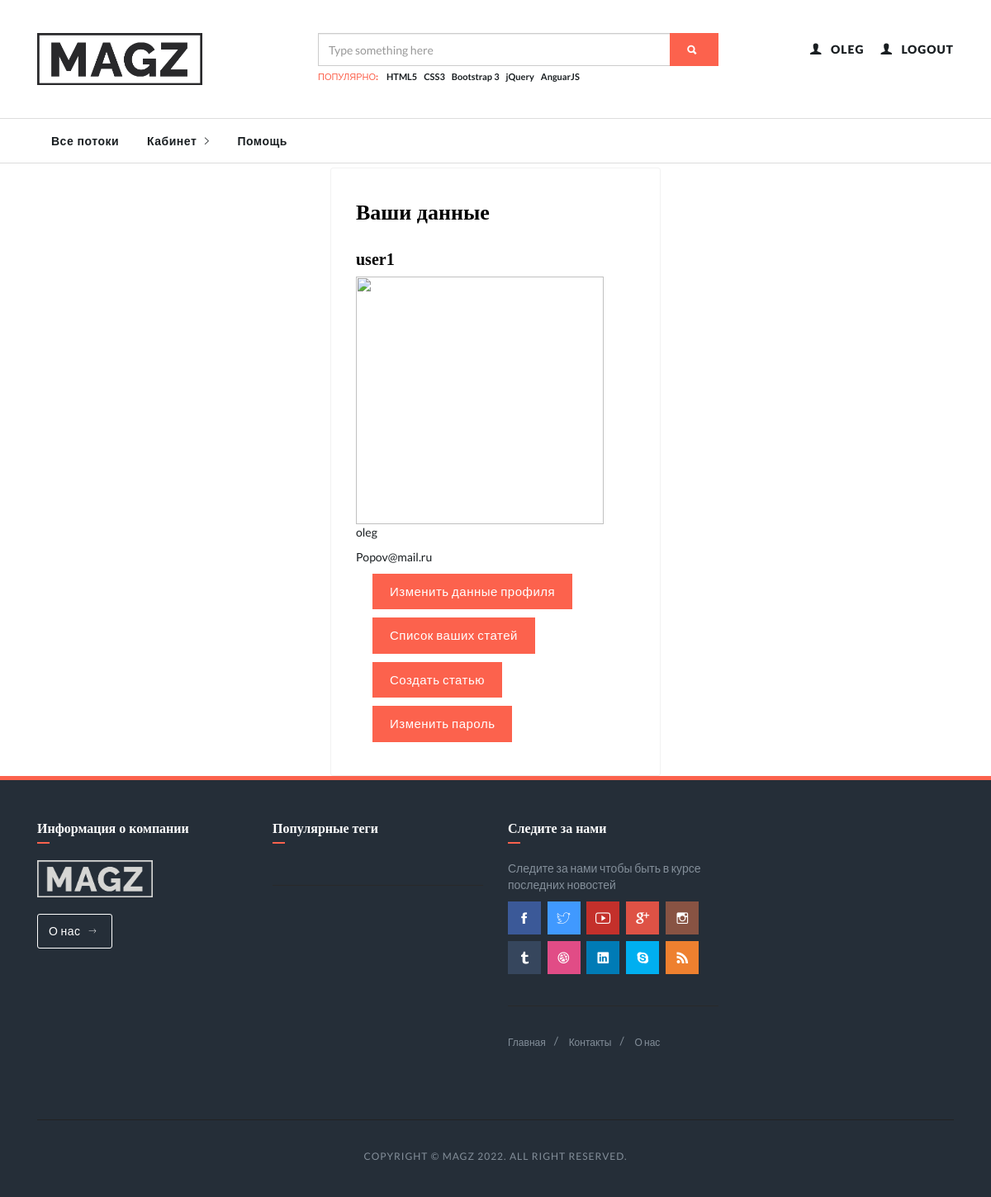
/auth/user/ (signed in), run on the app's committed database.
### personal_account/models.py (models this page shows, shortened)
class User(AbstractUser):
    foto = models.ImageField(upload_to='user_foto', verbose_name='Фото', blank=True)
    description = models.TextField(verbose_name='О себе', blank=True)
    is_admin = models.BooleanField(default=False)
    is_moder = models.BooleanField(default=False)
    birthday = models.DateField(verbose_name='День рождения', null=True)
    total_likes = models.IntegerField(verbose_name='Кол-во лайков автора', default=0)

### personal_account/views.py (the view)
# urls.py: path('user/', user, name='user'),
@login_required()
def user(request):
    return render(request, 'personal_account/user.html')

### personal_account/templates/personal_account/user.html (shortened to what this page needs)
{% extends 'personal_account/base.html' %}
{% load static %}
{% block content %}
    <div class="container">
        <div class="box-wrapper">
            <div class="box box-border">
                <div class="box-body">
                    <h4>Ваши данные</h4>
                    <h5>{{ user.username }}</h5>
                    <img src="/media/{{ user.foto }}" width="300px" height="300px">
                    <p>{{ user.first_name }}</p>
                    <p>{{ user.email }}</p>
                    <ul><a href="{% url 'personal_account:edit' %}" class="btn btn-primary">Изменить данные профиля</a>
                    </ul>
                    <ul><a href="{% url 'personal_account:list_article' %}" class="btn btn-primary">Список ваших
                        статей</a></ul>
                    <ul><a href="{% url 'personal_account:create_article' %}" class="btn btn-primary">Создать
                        статью</a></ul>
                    <ul><a href="{% url 'personal_account:password_change' %}" class="btn btn-primary">Изменить
                        пароль</a></ul>
                </div>
            </div>
        </div>
    </div>
{% endblock %}

### mainapp/templates/mainapp/includes/inc_header.html (shortened to what this page needs)
{% load static %}
<div class="firstbar">
    <div class="container">
        <div class="row">
            <div class="col-md-3 col-sm-12">
                <div class="brand">
                    <a href="{% url 'mainapp:index' %}">
                        <img src="{% static 'images/logo.png' %}" alt="Magz Logo">
                    </a>
                </div>
            </div>
            <div class="col-md-6 col-sm-12">
                <form class="search" autocomplete="off" action="{% url 'search:search_results' %}" method="get">
                    <div class="form-group">
                        <div class="input-group">
                            <input type="text" name="q" class="form-control" placeholder="Type something here" value="{{ search_data }}">
                            <div class="input-group-btn">
                                <button class="btn btn-primary"><i class="ion-search"></i></button>
                            </div>
                        </div>
                    </div>
                    <div class="help-block">
                        <div>Популярно:</div>
                        <ul>
                            <li><a href="#">HTML5</a></li>
                            <li><a href="#">CSS3</a></li>
                            <li><a href="#">Bootstrap 3</a></li>
                            <li><a href="#">jQuery</a></li>
                            <li><a href="#">AnguarJS</a></li>
                        </ul>
                    </div>
                </form>
            </div>
            <div class="col-md-3 col-sm-12 text-right">
                <ul class="nav-icons">
                    {% if user.is_authenticated %}
                        <li><a href="{% url "personal_account:user" %}"><i class="ion-person"></i>
                            <div>{{ user.first_name|default:'Пользователь' }}</div>
                        </a></li>
                        <li><a href="{% url 'personal_account:logout' %}"><i class="ion-person"></i>
                            <div>Logout</div>
                        </a></li>
                    {% endif %}
                </ul>
            </div>
        </div>
    </div>
</div>

### static/css/skins/all.css (style rules this page uses)
.skin-orange a { color: #FC624D; }
.skin-orange .btn-primary { background-color: #FC624D; color: #fff; border-color: #FC624D; }
.skin-orange .firstbar .search .help-block div { color: #FC624D; }

### data on the page
User: first_name "OLEG", username "user1", first_name "oleg", email "Popov@mail.ru"
